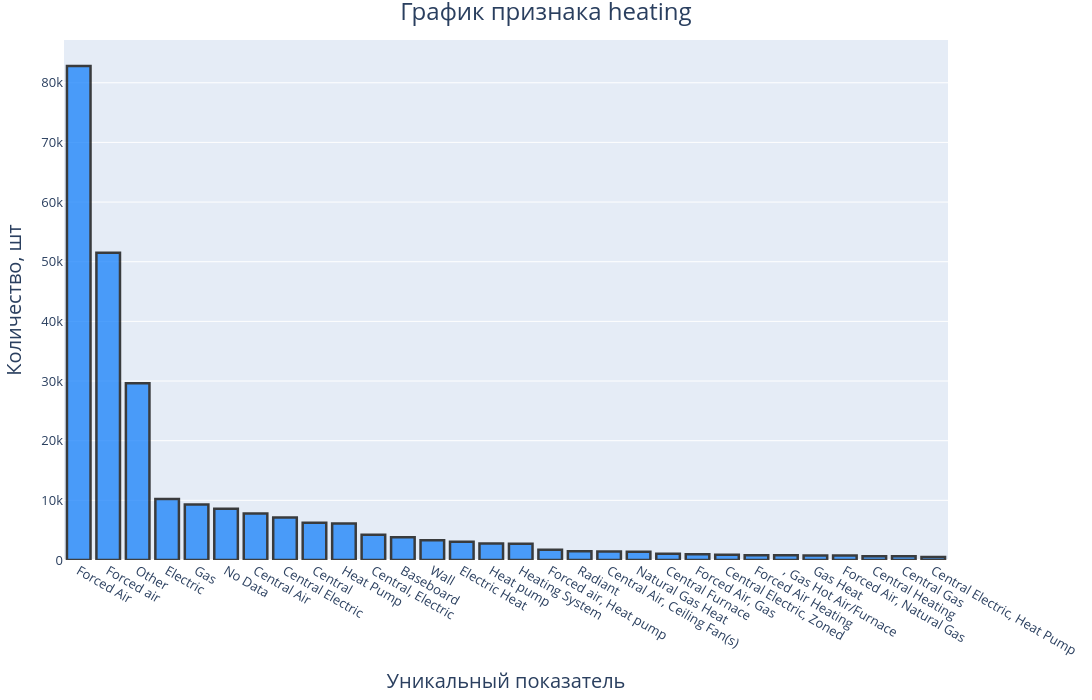

Notebook source saved alongside this figure:
### Markdown cell above
<div style="font-family: 'Courier New', monospace; font-size: 120%; background: linear-gradient(135deg, rgb(0, 2, 112) 0%, #38cdff 30%, #7d2dff 60%, #000000 100%); border-left: 4px solid #3859ff; padding: 12px; margin: 10px 0; border-radius: 8px; color: rgb(0, 0, 0); box-shadow: 0 0 15px rgba(71, 255, 237, 0.6), 0 0 20px rgba(255, 71, 87, 0.2); text-shadow: 0 1px 1px rgba(0, 0, 0, 0.4);">
<strong style="color: #ffffffff; font-weight: 600;">heating</strong>
</div>

### Code cell
analize_feature('heating')

### Figure 1 — Plotly figure (JSON) as saved in the notebook; plotly's stock layout.template omitted (floating-point values rounded to 4 significant figures)
{"data": [{"alignmentgroup": "True", "hovertemplate": "Количество: %{y} шт", "legendgroup": "", "marker": {"color": "#1580fb", "line": {"color": "black", "width": 2.5}, "pattern": {"shape": ""}}, "name": "", "offsetgroup": "", "opacity": 0.75, "orientation": "v", "showlegend": false, "textposition": "auto", "type": "bar", "x": ["Forced Air", "Forced air", "Other", "Electric", "Gas", "No Data", "Central Air", "Central Electric", "Central", "Heat Pump", "Central, Electric", "Baseboard", "Wall", "Electric Heat", "Heat pump", "Heating System", "Forced air, Heat pump", "Radiant", "Central Air, Ceiling Fan(s)", "Natural Gas Heat", "Central Furnace", "Forced Air, Gas", "Central Electric, Zoned", "Forced Air Heating", ", Gas Hot Air/Furnace", "Gas Heat", "Forced Air, Natural Gas", "Central Heating", "Central Gas", "Central Electric, Heat Pump"], "xaxis": "x", "y": [82807, 51506, 29623, 10211, 9296, 8611, 7814, 7112, 6247, 6104, 4253, 3815, 3301, 3064, 2747, 2709, 1727, 1485, 1432, 1383, 1036, 962, 873, 810, 776, 769, 737, 646, 632, 517], "yaxis": "y"}], "layout": {"barmode": "relative", "height": 700, "legend": {"tracegroupgap": 0}, "margin": {"b": 40, "l": 40, "r": 40, "t": 40}, "title": {"font": {"size": 24}, "text": "График признака heating", "x": 0.5}, "width": 1200, "xaxis": {"anchor": "y", "domain": [0, 1], "tickfont": {"size": 13}, "title": {"font": {"size": 20}, "text": "Уникальный показатель "}}, "yaxis": {"anchor": "x", "domain": [0, 1], "tickfont": {"size": 13}, "title": {"font": {"size": 20}, "text": "Количество, шт"}}}}
